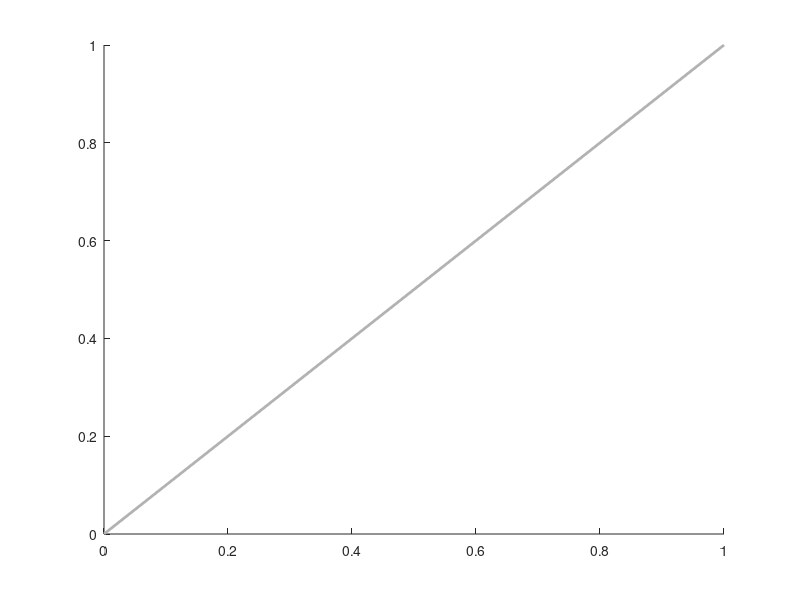

This chart was generated by the following MATLAB code: (Note: this script raises an error after producing the figure.)


function h = plotDiagonal()

    xLimits = xlim();
    yLimits = ylim();
    
    minLimits = min([xLimits(1), yLimits(1)]);
    maxLimits = max([xLimits(2), yLimits(2)]);
    
    xlim([minLimits maxLimits]);
    ylim([minLimits maxLimits]);
    
    hold on;
    h = plot(xlim, ylim, '-', 'Color', [0.7 0.7 0.7], 'LineWidth', 2);
    uistack(h,'bottom');

end
